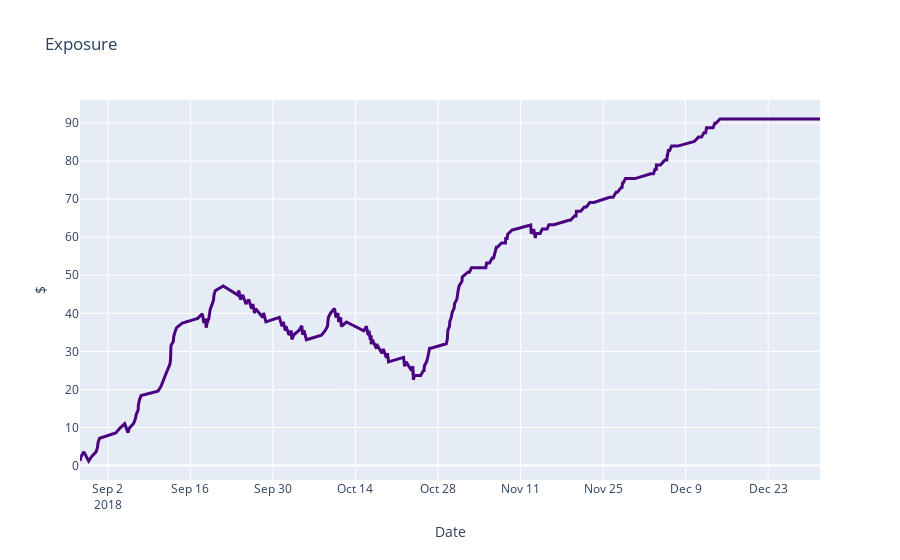

The cell this chart's notebook holds for it:
### Code cell
# EXPOSURE
fig = go.Figure([go.Scatter(x=earnings_df_ma['time'], y=earnings_df_ma['Profit_acm'],
                         line = dict(color='indigo', width=3))])
fig.update_layout(title='Exposure',
                   xaxis_title='Date',
                   yaxis_title='$')
fig.show()

### Figure 1 — Plotly figure (JSON) as saved in the notebook; plotly's stock layout.template omitted (floating-point values rounded to 4 significant figures; data arrays with more than 128 entries replaced by an {"elided": "..."} marker saying what was removed)
{"data": [{"line": {"color": "indigo", "width": 3}, "type": "scatter", "x": {"elided": "247 str values"}, "y": {"elided": "247 float values"}}], "layout": {"title": {"text": "Exposure"}, "xaxis": {"title": {"text": "Date"}}, "yaxis": {"title": {"text": "$"}}}}
